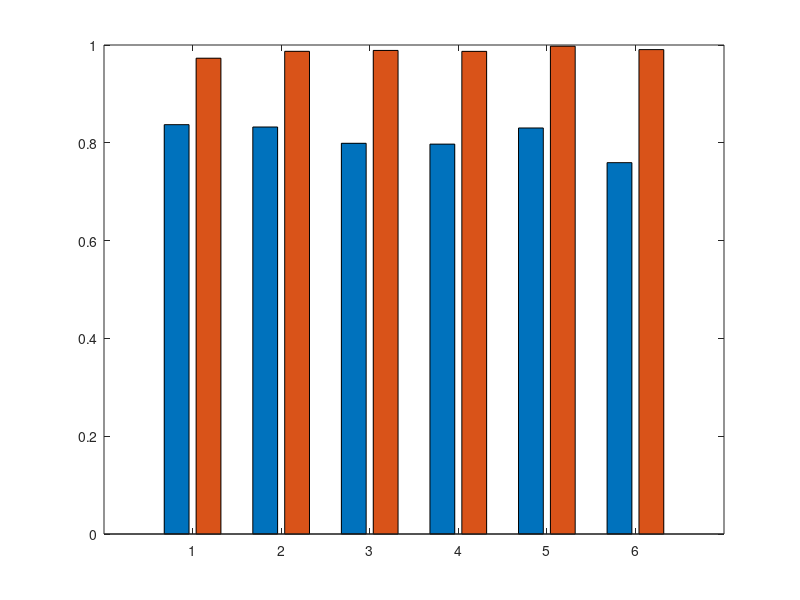

Source code (MATLAB): (Note: this script raises an error after producing the figure.)
%% FIG_MODEL_AUC_COMPARISON.m


clear; clc; close all;

models = {'LogReg','RF','FFNN','BPNN','GRNN','ABC-FFNN'};

% Mean AUC values
auc1 = [0.8371 0.8323 0.7990 0.7973 0.8303 0.7594];
auc2 = [0.9730 0.9871 0.9889 0.9870 0.9976 0.9906];

% Standard deviation
sd1 = [0.0023 0.0036 0.0170 0.0173 0.0040 0.0050];
sd2 = [0.0029 0.0026 0.0037 0.0027 0.0009 0.0018];

% Combine means and SD
aucMat = [auc1; auc2]';
sdMat  = [sd1; sd2]';

fig = figure('Color','w','Position',[200 200 900 500]);

b = bar(aucMat,'grouped');
hold on

% Colors
b(1).FaceColor = [0.2 0.4 0.8];
b(2).FaceColor = [0.85 0.33 0.1];

ngroups = length(models);
nbars = size(aucMat,2);

groupwidth = min(0.8, nbars/(nbars+1.5));

for i = 1:nbars
    x = (1:ngroups) - groupwidth/2 + (2*i-1) * groupwidth / (2*nbars);
    
    errorbar(x, aucMat(:,i), sdMat(:,i), ...
        'k','linestyle','none','LineWidth',1.5);
end

set(gca,'XTick',1:length(models),'XTickLabel',models)

ylabel('ROC-AUC')
ylim([0.74 1.0])

legend({'Dataset 1 (PIMA)','Dataset 2 (Early Risk)'},'Location','northwest')

title('Model Discrimination Performance Across Two Diabetes Datasets')

grid on

exportgraphics(fig,'FIG_MODEL_AUC_COMPARISON.png','Resolution',600)
exportgraphics(fig,'FIG_MODEL_AUC_COMPARISON.pdf','ContentType','vector')

disp('Figure saved successfully.')
